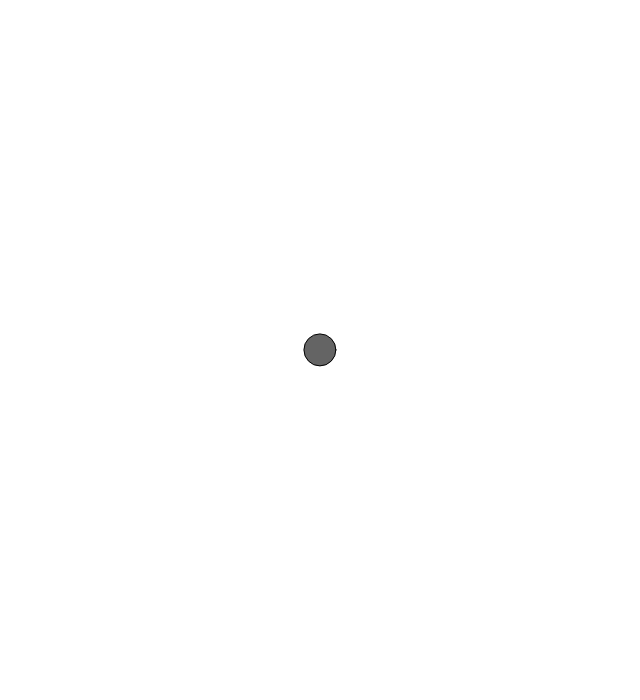
Frame 1 (no input)
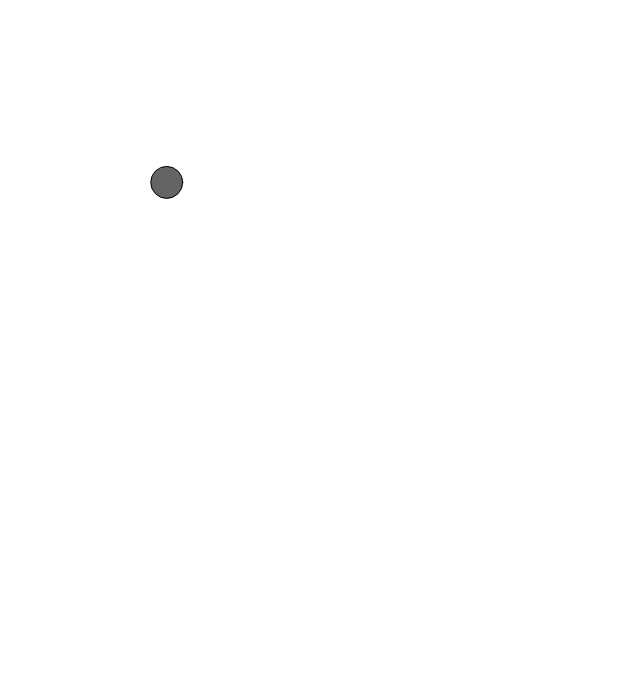
Frame 60 (no input)
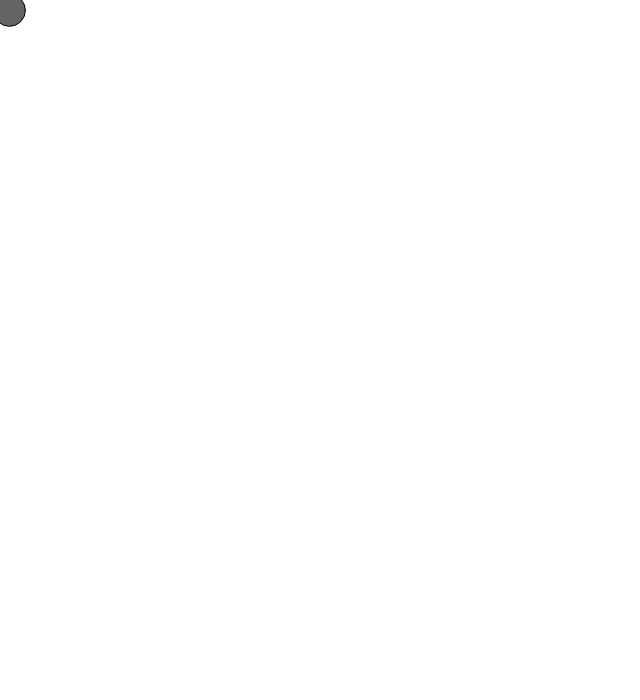
Frame 120 (the mouse pressed at the canvas centre since frame 60)

The p5.js sketch that drew these frames (run headless with seeded random() and noise() and a simulated clock; from frame 60 on, the mouse is pressed at the canvas centre):

// p5.js sketch
// ── sketch.js
/// <reference types="p5/global" />

let ball;
function setup() {
    createCanvas(640, 700);
    ball = new Ball();
}

function draw() {
    background(255);

    ball.update();
    ball.bound();
    ball.display();
}

// ── ball.js
/// <reference types="p5/global" />

class Ball {
    constructor() {
        this.pos = createVector(width / 2, height / 2);
        this.vel = createVector(0, 0);
        this.acc = createVector(0, 0);
        this.topSpeed = 8;

        this.accInc = createVector(0.1, 0.1);
    }

    update() { 
        let mouse = createVector(mouseX, mouseY);
        // @ts-ignore
        let dir = p5.Vector.sub(mouse, this.pos);

        let nMag = map(dir.mag(), 0, max(width, height), 0, 0.2);

        dir.normalize();
        dir.mult(nMag);

        this.acc = dir;

        this.vel.add(this.acc);
        this.vel.limit(this.topSpeed);
        this.pos.add(this.vel);
    }

    bound() {
        if (this.pos.x + 8 >= width) {
            this.pos.x = 8;
        } else if (this.pos.x - 8 <= 0) {
            this.pos.x = width - 8;
        }

        if (this.pos.y + 8 >= height) {
            this.pos.y = 8;
        } else if (this.pos.y - 8 <= 0) {
            this.pos.y = height - 8;
        }
    }

    display() {
        push();

        stroke(0);
        fill(100);
        ellipse(this.pos.x, this.pos.y, 32, 32);

        pop();
    }
}
